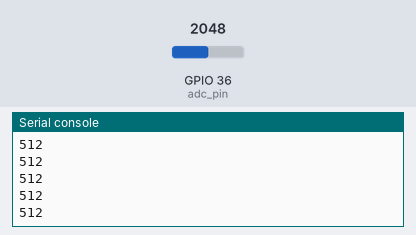
Bench run of a program on a simulated ESP32 board running MicroPython. On the bench: the last lines printed to the serial console. The inputs (shaded band) are chosen by the test bench; at power-on: GPIO 36 (adc_pin) = 2048 (analog values on the 0–4095 scale).

Above: at 1.2 s.
1.3 s: GPIO 36 (adc_pin) set to 2866
At 1.32 s:
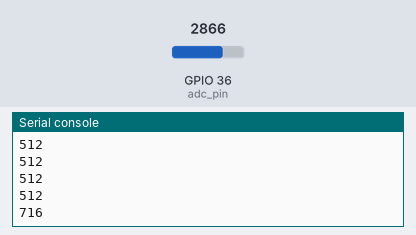
2.8 s: GPIO 36 (adc_pin) set to 3603
At 2.83 s:
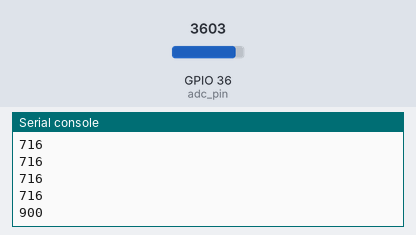
Timing chart, 0 to 5.8 s (numbered marks = the images above; inputs shaded):
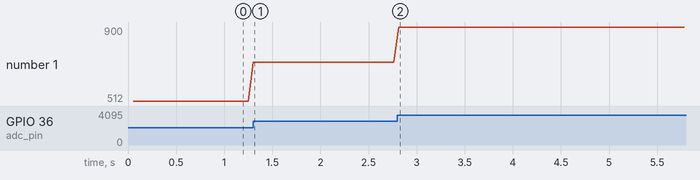

The program:

LAB08.py
```python
from utime import ticks_ms, ticks_diff
from machine import Pin, ADC


adc_pin = Pin(36)          # 36是ESP32的VP腳位
adc = ADC(adc_pin)         # 設定36為輸入腳位
adc.width(ADC.WIDTH_10BIT) # 設定分辨率位元數(解析度)
adc.atten(ADC.ATTN_11DB)   # 設定最大電壓

max_val = 0                # 用來紀錄最大值
time_mark = ticks_ms()     # 取得當前時間

while True:
    raw_val = adc.read()
    if raw_val > max_val:
        max_val = raw_val

    if ticks_diff(ticks_ms(), time_mark) > 50:
        ecg = max_val
        print(ecg)

        max_val = 0
        time_mark = ticks_ms()    # 重置計時器
```

Measured:
- after the input at 1.3 s, the serial console: prints a new line at once (image 1)
- after the input at 2.8 s, the serial console: prints a new line at once (image 2)
- plotted number 1: 512 → 716 after the input at 1.3 s, 716 → 900 after the input at 2.8 s
